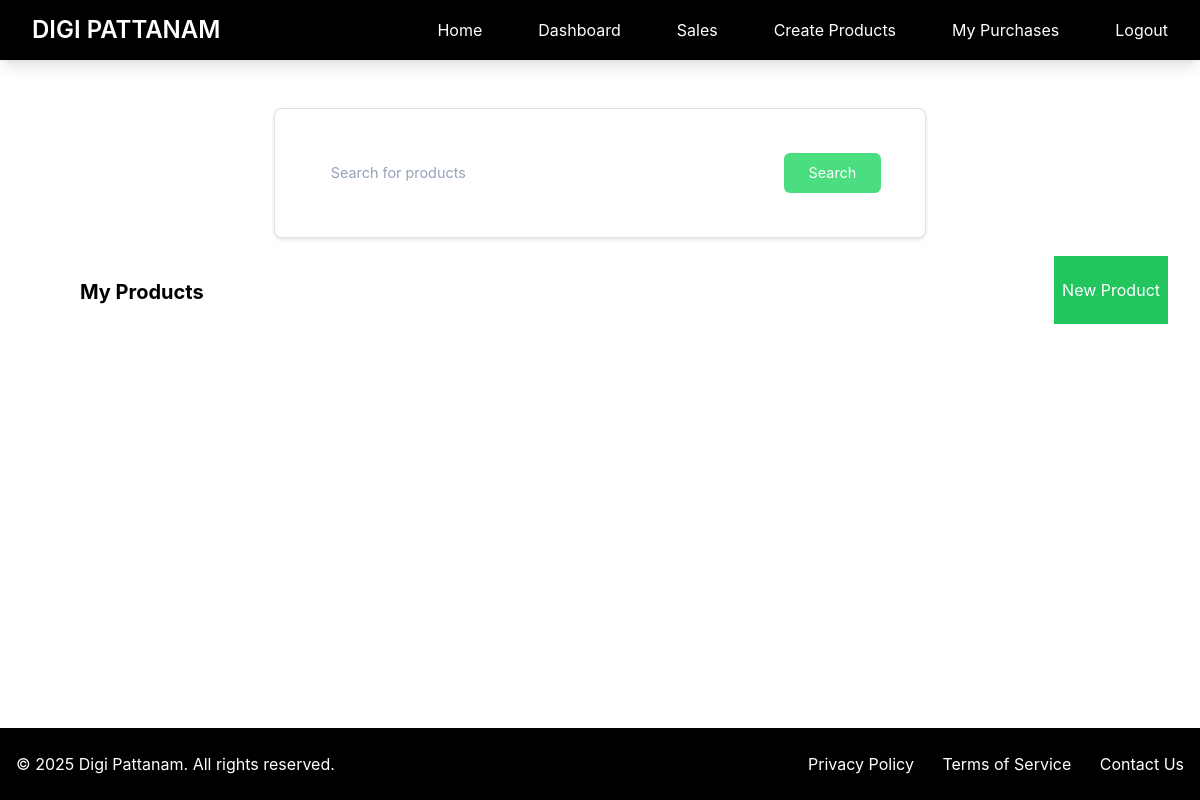
Page /dashboard/ (signed in) on the earlier database version.
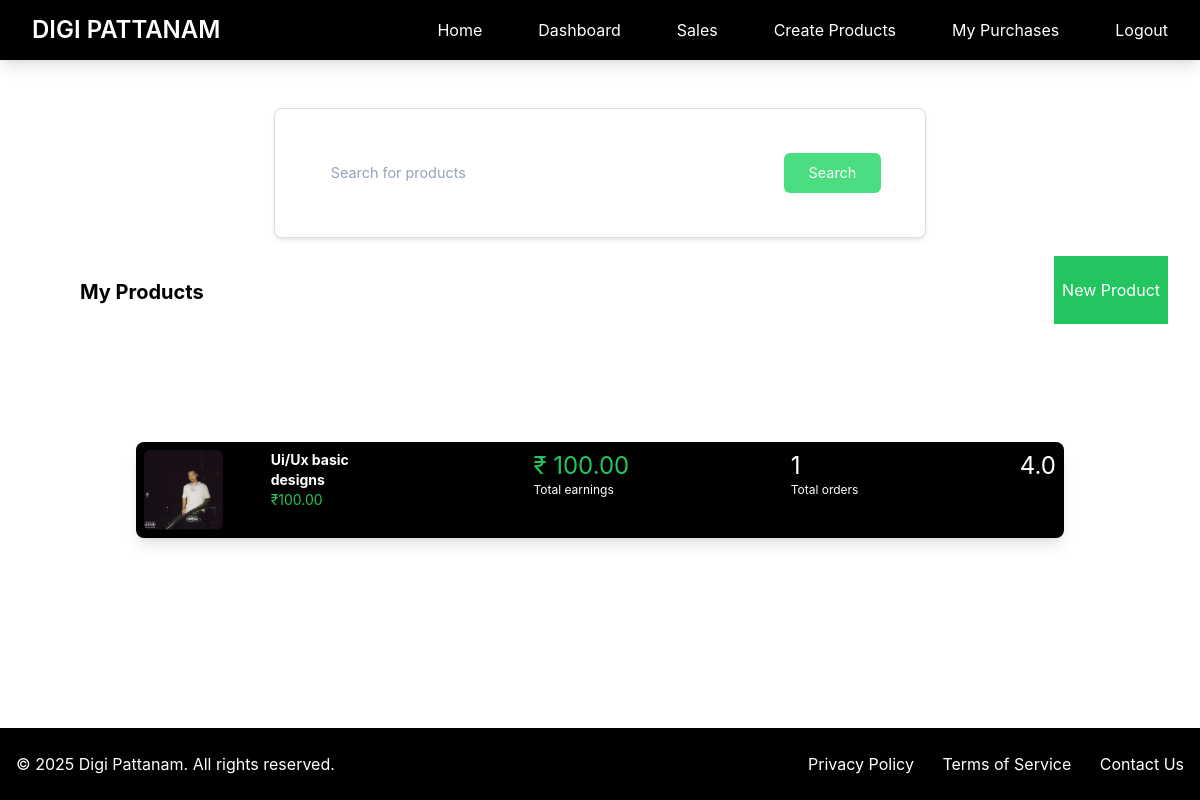
Same page on the later database version.
### myapp/models.py (models this page shows, shortened)
class Products(models.Model):
    FILE_TYPE_CHOICES = [
        ('pdf', 'PDF Document'),
        ('video', 'Video File'),
        ('audio', 'Audio File'),
        ('image', 'Image File'),
        ('zip', 'ZIP Archive'),
        ('doc', 'Document'),
        ('other', 'Other')
    ]
    user = models.ForeignKey(User, on_delete=models.CASCADE, null=True)
    name = models.CharField(max_length=200)
    desc = models.CharField(max_length=1000)
    price = models.DecimalField(max_digits=10, decimal_places=2)
    file = models.FileField(upload_to='uploads')
    image = models.ImageField(upload_to='product_images/', null=True, blank=True)
    file_type = models.CharField(
        max_length=10,
        choices=FILE_TYPE_CHOICES,
        default='other',
        help_text="Select the type of file you are uploading",
        null=True
    )
    @property
    def total_sales(self):
        return OrderDetail.objects.filter(product=self, has_paid=True).count()
    @property
    def total_sales_amount(self):
        orders = OrderDetail.objects.filter(product=self, has_paid=True)
        return sum(order.amount for order in orders)

class OrderDetail(models.Model):
    user = models.ForeignKey(User, on_delete=models.CASCADE, null=True)
    customer_email = models.EmailField(null=True)
    product = models.ForeignKey(Products, on_delete=models.CASCADE)
    amount = models.DecimalField(max_digits=10, decimal_places=2)
    razorpay_payment_intent = models.CharField(max_length=200, null=True)
    razorpay_order_id = models.CharField(max_length=100, unique=True, null=True)
    has_paid = models.BooleanField(default=False)
    created_on = models.DateTimeField(auto_now_add=True, null=True)
    updated_on = models.DateTimeField(auto_now=True, null=True)

### myapp/views.py (the view)
# urls.py: path('dashboard/', views.dashboard, name='dashboard'),
@login_required
def dashboard(request):
    products = Products.objects.filter(user=request.user).annotate(average_rating=Avg('rating__value'))
    return render(request, 'myapp/dashboard.html', {'products': products})

### myapp/templates/myapp/dashboard.html (shortened to what this page needs)
{% extends 'myapp/base.html' %}
{% block body %}
    <div class="flex justify-between">
        <div class="ml-20 mt-10 font-bold text-xl">My Products</div>
        <div class="ml-20 mt-10">
            <a class="bg-green-500 text-white px-2 py-4 mr-8" href="{% url 'createproduct' %}">New Product</a>
        </div>
    </div>
    <div class="products-container p-10 m-5">
        {% for product in products %}
        <div class="flex shadow-lg m-5 p-2 justify-between bg-black text-white rounded-lg">
            <div class="flex w-1/4">
                <img class="h-20 w-20 object-cover rounded-md"
     src="{{ product.image.url }}"
     alt="{{ product.name }}">
                <div class="relative group">
                    <a href="{% url 'editproduct' product.id %}">
                <div class="ml-5">
                    <div class="font-bold text-sm"> {{ product.name }}</div>
                    <div class="text-sm text-green-500">₹{{ product.price }}</div>
                </div>
                </a>
            </div>
            </div>
            <div>
                <div class="text-2xl text-green-500">₹ {{ product.total_sales_amount }}</div>
                <div class="text-xs">Total earnings</div>
            </div>
            <div>
                <div class="text-2xl">{{ product.total_sales }}</div>
                <div class="text-xs">Total orders</div>
            </div>
            <div class="text-2xl">
                {% if product.average_rating %}
                    {{ product.average_rating|floatformat:1 }}
                {% else %}
                    No ratings yet
                {% endif %}
            </div>
        </div>
        {% endfor %}
    </div>
{% endblock %}

Differences in the rows shown:
added Products: image (picture), name "Ui/Ux basic designs", price "100.00", total_sales_amount "100.00", total_sales "1", average_rating "4.0"
